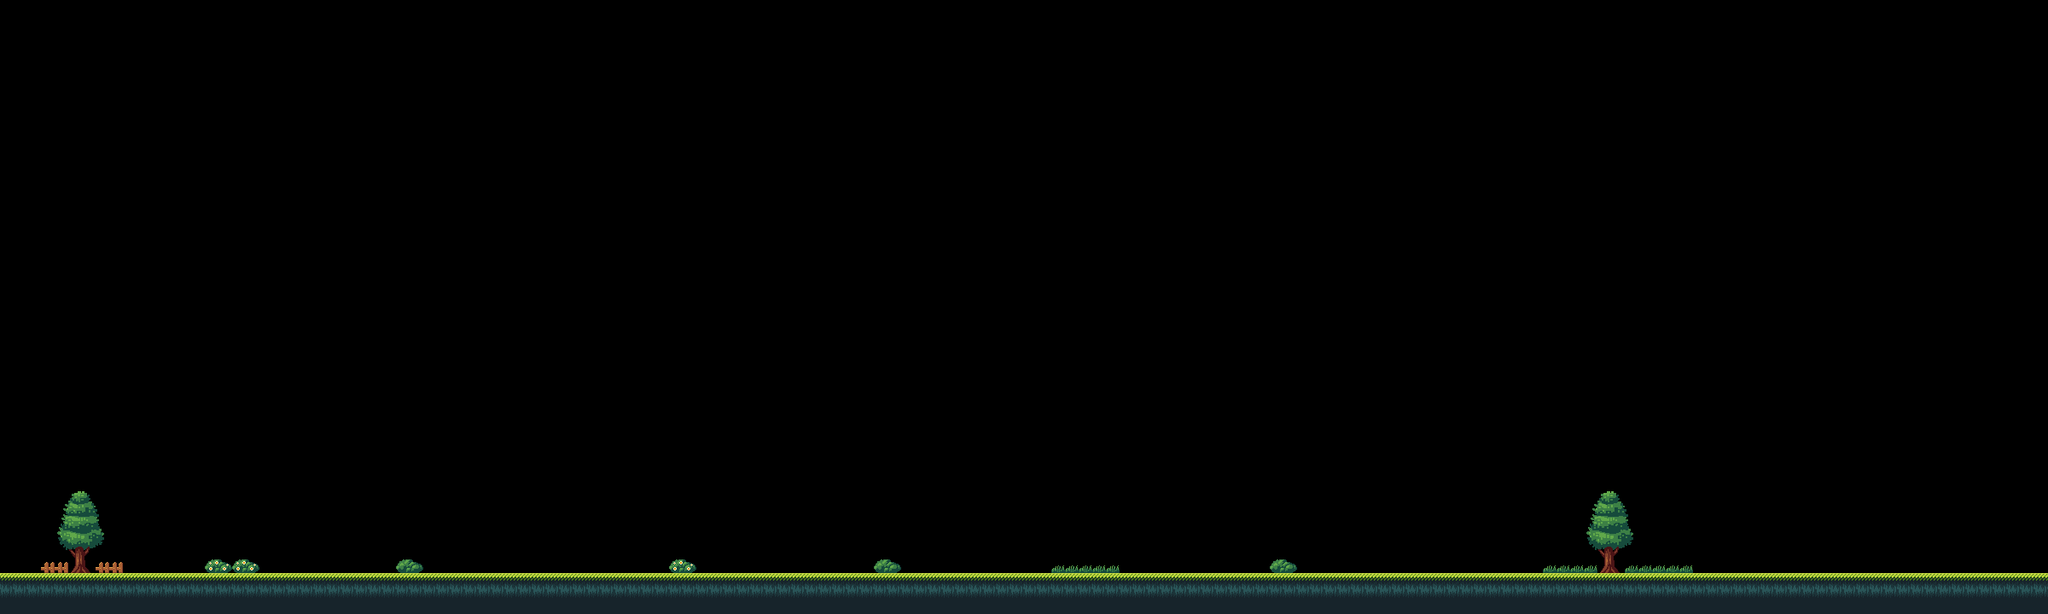

Below is a game level as drawn by its tile map, then a one-line description and the .tmx that defines it (tile-layer data replaced by summaries):
An orthogonal 150x45 tile map with 16x16 px tiles, 1 tile layer (Tile Layer 1) and 1 object (Player).

<map version="1.10" tiledversion="1.10.2" orientation="orthogonal" renderorder="right-down" width="150" height="45" tilewidth="16" tileheight="16" infinite="0" nextlayerid="3" nextobjectid="5">
 <properties>
  <property name="goblin" value="assets/objects/goblin.png" />
  <property name="warrior" value="assets/objects/warrior.png" />
 </properties>
 <tileset firstgid="1" name="dayplatformer" tilewidth="16" tileheight="16" tilecount="264" columns="24">
  <image source="../assets/tilesets/map1_tileset.png" width="384" height="176" />
 </tileset>
 <layer id="1" name="Tile Layer 1" width="150" height="45">
  <data>[6750 cells, 524 non-empty, 31 distinct tile ids]</data>
 </layer>
 <objectgroup id="2" name="Object Layer 1">
  <object id="3" x="158.667" y="478.667" width="192" height="192" type="Player">
   <properties>
    <property name="numFrames" type="int" value="6" />
    <property name="textureHeight" type="int" value="192" />
    <property name="textureID" value="warrior" />
    <property name="textureWidth" type="int" value="192" />
   </properties>
  </object>
 </objectgroup>
</map>
